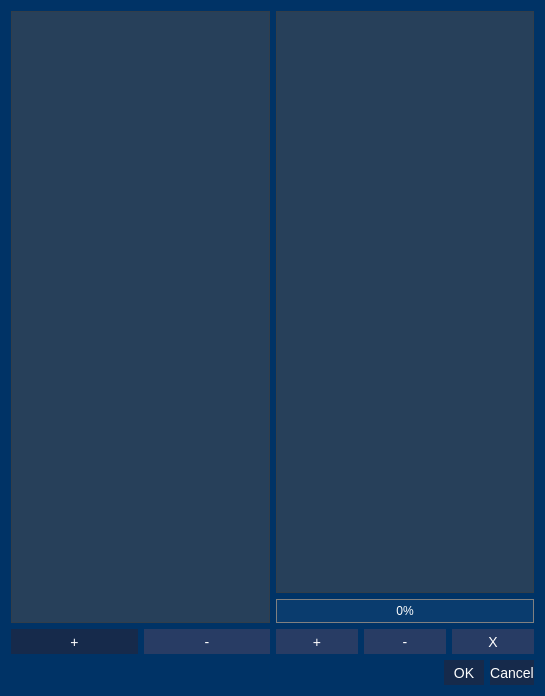
<?xml version="1.0" encoding="UTF-8"?>
<ui version="4.0">
 <class>Dialog</class>
 <widget class="QDialog" name="Dialog">
  <property name="geometry">
   <rect>
    <x>0</x>
    <y>0</y>
    <width>545</width>
    <height>696</height>
   </rect>
  </property>
  <property name="windowTitle">
   <string>Dialog</string>
  </property>
  <property name="styleSheet">
   <string notr="true">QPushButton{
	color: White;
	background-color: rgba(22, 42, 75 , 255);
	border: none;
	font-size: 14px;
 	text-align: center;
     display: inline-block;
	min-height: 25;
	min-width: 40;
}

QPushButton:hover{
	background-color:  rgba(15, 35, 68 , 255);
}

QPushButton:pressed{
	background-color:  rgba(8, 28, 61 , 255);
}

QPushButton:disabled{
	background-color:  rgba(40, 60, 100 , 255);
}

QTableView, QListView{
	color: White;
	background-color: rgba(77, 77, 77, 128)
}

QLabel{
	color:White;
}

QProgressBar {
	color: White;
    border: 1px solid grey;
    background-color: rgb(10, 60, 110);
 }

 QProgressBar::chunk {
     background-color: rgba(77, 77, 77, 128);
 }

QMainWindow{
	background-color: rgb(0, 51, 102);
}

QDialog{
	background-color: rgb(0, 51, 102);
}</string>
  </property>
  <layout class="QVBoxLayout" name="verticalLayout">
   <item>
    <layout class="QHBoxLayout" name="horizontalLayout">
     <item>
      <layout class="QVBoxLayout" name="verticalLayout_2" stretch="2,0">
       <item>
        <widget class="QListView" name="lv_groups">
         <property name="editTriggers">
          <set>QAbstractItemView::NoEditTriggers</set>
         </property>
        </widget>
       </item>
       <item>
        <layout class="QHBoxLayout" name="horizontalLayout_4">
         <item>
          <widget class="QPushButton" name="btn_add">
           <property name="enabled">
            <bool>true</bool>
           </property>
           <property name="text">
            <string>+</string>
           </property>
          </widget>
         </item>
         <item>
          <widget class="QPushButton" name="btn_remove">
           <property name="enabled">
            <bool>false</bool>
           </property>
           <property name="text">
            <string>-</string>
           </property>
          </widget>
         </item>
        </layout>
       </item>
      </layout>
     </item>
     <item>
      <layout class="QVBoxLayout" name="verticalLayout_3">
       <item>
        <widget class="QListView" name="lv_images">
         <property name="editTriggers">
          <set>QAbstractItemView::NoEditTriggers</set>
         </property>
         <property name="selectionMode">
          <enum>QAbstractItemView::ExtendedSelection</enum>
         </property>
        </widget>
       </item>
       <item>
        <widget class="QProgressBar" name="prg_images">
         <property name="value">
          <number>0</number>
         </property>
         <property name="alignment">
          <set>Qt::AlignCenter</set>
         </property>
        </widget>
       </item>
       <item>
        <layout class="QHBoxLayout" name="horizontalLayout_2">
         <item>
          <widget class="QPushButton" name="btn_add_images">
           <property name="enabled">
            <bool>false</bool>
           </property>
           <property name="text">
            <string>+</string>
           </property>
          </widget>
         </item>
         <item>
          <widget class="QPushButton" name="btn_remove_image">
           <property name="enabled">
            <bool>false</bool>
           </property>
           <property name="text">
            <string>-</string>
           </property>
          </widget>
         </item>
         <item>
          <widget class="QPushButton" name="button_clear_images">
           <property name="enabled">
            <bool>false</bool>
           </property>
           <property name="text">
            <string>X</string>
           </property>
          </widget>
         </item>
        </layout>
       </item>
      </layout>
     </item>
    </layout>
   </item>
   <item>
    <widget class="QDialogButtonBox" name="buttonBox">
     <property name="orientation">
      <enum>Qt::Horizontal</enum>
     </property>
     <property name="standardButtons">
      <set>QDialogButtonBox::Cancel|QDialogButtonBox::Ok</set>
     </property>
    </widget>
   </item>
  </layout>
 </widget>
 <resources/>
 <connections>
  <connection>
   <sender>buttonBox</sender>
   <signal>accepted()</signal>
   <receiver>Dialog</receiver>
   <slot>accept()</slot>
   <hints>
    <hint type="sourcelabel">
     <x>248</x>
     <y>254</y>
    </hint>
    <hint type="destinationlabel">
     <x>157</x>
     <y>274</y>
    </hint>
   </hints>
  </connection>
  <connection>
   <sender>buttonBox</sender>
   <signal>rejected()</signal>
   <receiver>Dialog</receiver>
   <slot>reject()</slot>
   <hints>
    <hint type="sourcelabel">
     <x>316</x>
     <y>260</y>
    </hint>
    <hint type="destinationlabel">
     <x>286</x>
     <y>274</y>
    </hint>
   </hints>
  </connection>
 </connections>
</ui>
